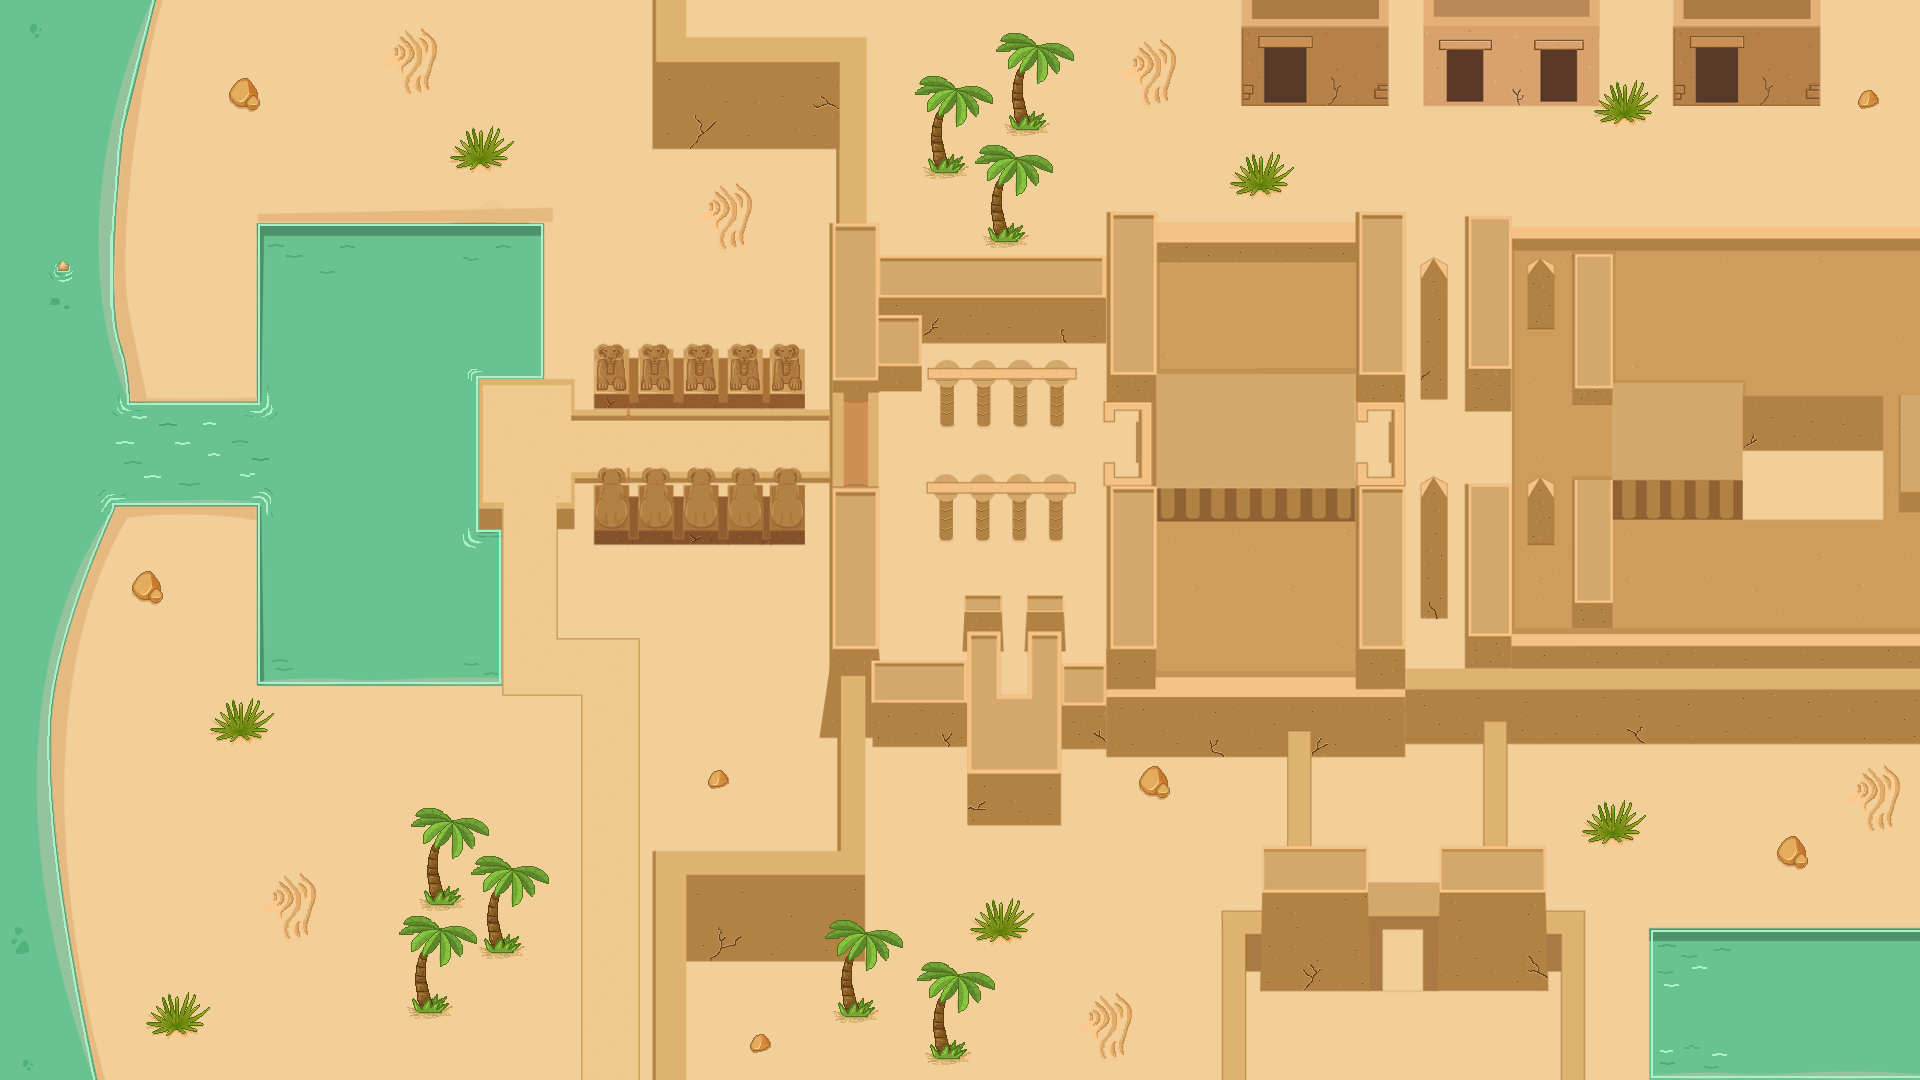

Below is a game level as drawn by its tile map, then a one-line description and the .tmx that defines it (tile-layer data replaced by summaries):
An orthogonal 48x27 tile map with 40x40 px tiles, 1 tile layer (Capa de patrones 1) and 36 objects (puerta_camino_3, puerta_templo_karnak).

<map version="1.10" tiledversion="1.11.0" orientation="orthogonal" renderorder="right-down" width="48" height="27" tilewidth="40" tileheight="40" infinite="0" nextlayerid="3" nextobjectid="37">
 <tileset firstgid="1" name="Tebas_karnak" tilewidth="40" tileheight="40" tilecount="1296" columns="48">
  <image source="Tebas_karnak.png" width="1920" height="1080" />
 </tileset>
 <layer id="1" name="Capa de patrones 1" width="48" height="27">
  <data>[1296 cells, 1296 non-empty, 1296 distinct tile ids]</data>
 </layer>
 <objectgroup id="2" name="colisiones">
  <object id="1" x="98.6667" y="1078.67">
   <polygon points="0,0 -33.3333,-138.667 -46.6667,-292 -46.6667,-381.333 -16,-502.667 18.6667,-573.333 -5.33333,-581.333 -65.3333,-388 -56,-181.333 -26.6667,-4" />
  </object>
  <object id="2" x="97.3333" y="497.333">
   <polygon points="0,0 12,-16 161.333,-13.3333 161.333,8 21.3333,8" />
  </object>
  <object id="3" x="256" y="480">
   <polygon points="0,0 24,1.33333 26.6667,202.667 0,202.667" />
  </object>
  <object id="4" x="284" y="658.667">
   <polygon points="0,0 216,0 216,22.6667 0,25.3333" />
  </object>
  <object id="5" x="480" y="508">
   <polygon points="0,0 22.6667,0 20,145.333 -4,145.333" />
  </object>
  <object id="6" x="478.667" y="376">
   <polygon points="0,0 0,125.333 0,132 -20,132 -17.3333,-8" />
  </object>
  <object id="7" x="461.333" y="365.333">
   <polygon points="0,0 16,-10.6667 80,-9.33333 80,12 22.6667,12" />
  </object>
  <object id="8" x="133.333" y="92">
   <polygon points="0,0 -12,46.6667 -20,124 -18.6667,229.333 -12,269.333 -5.33333,306.667 -29.3333,308 -46.6667,156 -34.6667,46.6667 -20,-2.66667" />
  </object>
  <object id="9" x="106.667" y="404">
   <polygon points="0,0 150.667,-2.66667 150.667,13.3333 -4,14.6667" />
  </object>
  <object id="10" x="260" y="398.667">
   <polygon points="0,0 -1.33333,-176 20,-176 17.3333,1.33333" />
  </object>
  <object id="11" x="282.667" y="224">
   <polygon points="0,0 260,-1.33333 260,20 -4,21.3333" />
  </object>
  <object id="12" x="516" y="248">
   <polygon points="0,0 0,105.333 25.3333,105.333 25.3333,-5.33333" />
  </object>
  <object id="13" x="112" y="89.3333">
   <polygon points="0,0 26.6667,-89.3333 45.3333,-89.3333 22.6667,-1.33333" />
  </object>
  <object id="14" x="247.333" y="77.3333">
   <polygon points="0,0 -6.66667,0 -18.6667,14.6667 -18.6667,22 -11.3333,29.3333 -1.33333,28.6667 0.666667,30.6667 4,31.3333 8,32 13.3333,28 12.6667,22.6667 9.33333,21.3333 10.6667,14" />
  </object>
  <object id="15" x="651" y="-3">
   <polygon points="0,0 2,152 30,152 32,4" />
  </object>
  <object id="16" x="685" y="117">
   <polygon points="0,0 153,1 152,31 -3,33" />
  </object>
  <object id="17" x="836" y="118">
   <polygon points="0,0 32,0 31,102 0,104" />
  </object>
  <object id="18" x="841" y="221">
   <polygon points="0,0 -11,0 -12,187 4,187" />
  </object>
  <object id="19" x="828" y="486">
   <polygon points="0,0 17,0 18,162 1,162" />
  </object>
  <object id="20" x="829" y="646">
   <polygon points="0,0 0,24 -9,91 7,91 14,3" />
  </object>
  <object id="21" x="837" y="740">
   <polygon points="0,0 1,113 14,113 11,-8" />
  </object>
  <object id="22" x="837" y="850">
   <polygon points="0,0 -187,0 -185,19 4,16 0,-9" />
  </object>
  <object id="23" x="806.5" y="349">
   <polygon points="0,0 -0.5,59 -212.5,59 -213.5,0 -210.5,0 -208,-4.5 -203,-5 -198,-3 -194,-2.5 -189.5,-5.5 -185,-4.5 -183,-0.5 -177.5,-0.5 -177.5,9.5 -169,9 -169,0 -165,0 -162.5,-4.5 -158,-6 -154.5,-3.5 -150,-3.5 -147,-5.5 -143,-5.5 -139,-1 -132.5,-1 -132,8.5 -123,8.5 -123.5,0 -120,-0.5 -117.5,-4.5 -112,-6 -107.5,-3.5 -103.5,-3.5 -100.5,-6 -95.5,-4 -93,0.5 -91,0.5 -88,0.5 -88,9 -79,9 -79,-3 -76,-2 -71,-5.5 -67.5,-5.5 -62,-2.5 -57.5,-5.5 -51.5,-5.5 -48.5,-1 -44,-1 -43.5,9.5 -36.5,9 -36.5,-0.5 -34,-0.5 -31,-4.5 -26,-6 -22.5,-4 -19,-3.5 -17,-6 -11.5,-6 -8.5,0" />
  </object>
  <object id="24" x="557" y="509">
   <polygon points="0,0 0.5,19.5 17,19 18,-3 18,-6.5 -1,-6.5" />
  </object>
  <object id="25" x="576" y="500">
   <polygon points="0,0 -4.5,0.5 -4.5,-28 17,-28 17,-18 -0.5,-18" />
  </object>
  <object id="26" x="592.5" y="530.5">
   <polygon points="0,0 1,14.5 213,13.5 213,-46.5 207.5,-46 208,-60.5 201.5,-62.5 184,-62.5 181.5,-58 166.5,-57.5 161,-63.5 141,-62.5 137.5,-59 120,-58.5 114.5,-63 100,-63 93.5,-58 77.5,-58 72.5,-62.5 52,-62.5 48,-60.5 46.5,-59 30.5,-59.5 28.5,-62.5 8,-62.5 2,-56" />
  </object>
  <object id="27" x="829" y="481.5">
   <polygon points="0,0 -27.5,1 -28,-11 15,-9.5 15,4.5 -2,5" />
  </object>
  <object id="28" x="145" y="571.063">
   <polygon points="0,0 -7.0625,4.8125 -12.9375,14 -13.0625,19.9375 -6.0625,27.8125 -3,28.9375 6,29 8.0625,31.9375 13.0625,31.9375 18.1875,27.875 18,21.875 16,14.0625 5.875,-0.1875" />
  </object>
  <object id="29" x="99" y="1066">
   <polygon points="0,0 481,-1 481,13 0,12" />
  </object>
  <object id="30" x="652" y="870.5">
   <polygon points="0,0 0.5,196.5 -11.5,196 -12,209 33.5,205.5 35.5,-3" />
  </object>
  <object id="31" x="717" y="769.909">
   <polygon points="0,0 -6.18182,4.27273 -9,10.2727 -9.54545,15.2727 -6,18.7273 -0.545455,18.7273 11.9091,13.5455 12.0909,8.18182 4.54545,0" />
  </object>
  <object id="32" x="423.636" y="891.455">
   <polygon points="0,0 5.63636,14 30.3636,13.6364 38.1818,4.54545 34.5455,-4.90909 26,-5.45455 18.7273,-2.18182 14.3636,-30 16.9091,-44.7273 28,-56.1818 28.3636,-32.3636 39.2727,-37.6364 39.0909,-54.1818 48,-40.9091 51.0909,-45.4545 51.2727,-55.8182 43.2727,-64.3636 65.6364,-53.6364 65.2727,-63.0909 55.2727,-71.2727 50.1818,-73.2727 28.7273,-71.4545 17.0909,-82.1818 10.1818,-84 -3.09091,-83.0909 -8.90909,-76.5455 -9.09091,-74.5455 -2.72727,-74.5455 -13.2727,-67.0909 -13.0909,-64.3636 1.09091,-64.5455 8,-66.1818 -1.45455,-57.6364 -0.909091,-48.3636 2.54545,-47.8182 16.5455,-59.8182 9.27273,-47.4545 4,-33.8182 3.27273,-12.9091 7.63636,4.72727 1.09091,-2.72727" />
  </object>
  <object id="33" x="419.091" y="955.091">
   <polygon points="0,0 -4.90909,21.2727 -1.09091,50 -5.81818,41.4545 -7.63636,44.9091 -2,57.8182 22.7273,57.4545 30.3636,49.4545 30.3636,47.0909 23.4545,48.9091 28.9091,42 28.7273,40 18.9091,44.9091 19.0909,37.8182 16.7273,38 13.0909,42.9091 7.45455,25.6364 8.72727,0.545455 20.9091,-10.9091 20.7273,12.9091 31.6364,4.90909 31.8182,-10 40.7273,3.27273 44.1818,-0.363636 44.3636,-10.7273 37.6364,-19.4545 56.1818,-10.5455 58.5455,-12 57.4545,-18.7273 45.0909,-28.7273 20.3636,-26.9091 7.81818,-39.6364 -9.63636,-39.6364 -16.9091,-31.6364 -10.3636,-30.3636 -20.7273,-21.8182 -20.7273,-20.5455 -7.27273,-19.8182 1.81818,-22.3636 -7.81818,-13.2727 -8.18182,-1.81818 8.72727,-15.0909" />
  </object>
  <object id="34" x="494.182" y="890.909">
   <polygon points="0,0 -6.72727,15.6364 -7.45455,35.8182 -3.27273,54.3636 -8.72727,46 -11.6364,48.9091 -4.18182,62.5455 21.2727,61.8182 28.1818,52.1818 25.0909,51.8182 21.0909,53.2727 26,45.8182 24.5455,44.1818 15.4545,48.9091 16.1818,43.2727 12.9091,43.2727 8.54545,47.4545 3.81818,25.0909 5.81818,3.45455 17.8182,-7.81818 17.4545,17.0909 27.8182,11.4545 29.0909,-4.90909 37.2727,6.18182 41.2727,3.27273 41.6364,-6.36364 32.3636,-15.4545 52,-6 55.8182,-6 55.4545,-14.7273 38.7273,-24.7273 16.5455,-22.7273 6.36364,-32.9091 0.545455,-36.9091 -15.6364,-32.9091 -19.2727,-27.0909 -11.6364,-25.4545 -24,-18 -23.8182,-16.3636 -8.54545,-16 -1.09091,-18.5455 -13.2727,-7.81818 -11.8182,1.27273 -4.18182,-0.545455 7.63636,-12.3636" />
  </object>
  <object id="35" name="puerta_camino_3" x="581.5" y="1065">
   <polygon points="0,0 58.5,1 58,13.5 -1,14.5" />
  </object>
  <object id="36" name="puerta_templo_karnak" x="830.5" y="409">
   <polygon points="0,0 0,62.5 51,63 48.5,0" />
  </object>
 </objectgroup>
</map>